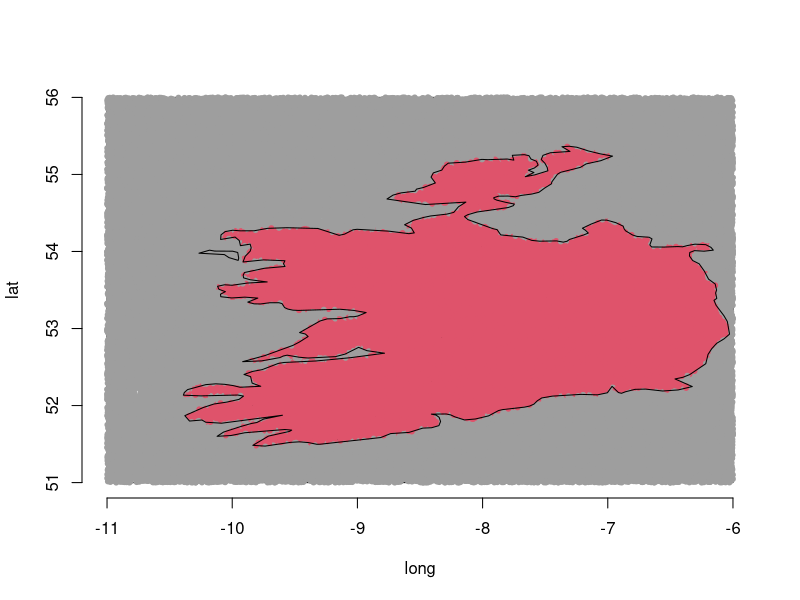

Reproduce this figure in R.
# estimate the area of an island
require(maps)
require(geosphere)
xrange=c(-11,-6)
yrange=c(51,56)
par(bty='n')
plot(xrange,yrange,xlab="long",ylab="lat",t='n')
ll.m=map(regions="Ireland",fill=TRUE,add=TRUE)
p=cbind(xrange[c(1,2,2,1,1)],yrange[c(1,1,2,2,1)])
lines(p) # draw a box around it
R=1e5
x=runif(R,xrange[1],xrange[2])
y=runif(R,yrange[1],yrange[2])
check.coords=map.where("world",x,y,proj="bonne",param=45)
check.coords[is.na(check.coords)]="sea"
points(x,y,pch=20,col=c(8,2)[1+1*(check.coords=="Ireland")])
lines(ll.m)
# area is then area of square by proportion of samples in Ireland, scaled to km
MC.area=sum(check.coords=="Ireland",na.rm=TRUE)/R*areaPolygon(p)*1e-6 # polygon area of p is m^2
# 
# verify this value
b.m=map(regions="Ireland",proj="bonne",param=45,fill=TRUE,plot=FALSE)
area.map(b.m, "Ireland")*1.60934^2 # Rep of Ireland is about 68964.88 km^2
